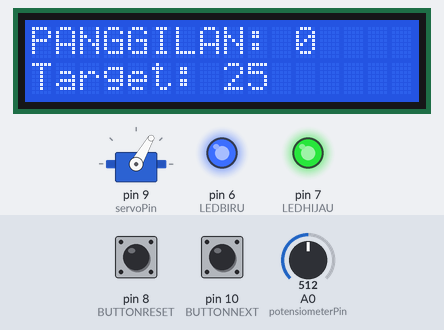
Bench run of a sketch on a simulated Arduino Uno, built with avr-gcc and run on an emulated ATmega328P. On the bench: 16×2 character LCD, servo, output pins drawn as LEDs (lit = HIGH). The test bench sets the inputs (shaded band); at power-on: pin 10 (BUTTONNEXT) HIGH, pin 8 (BUTTONRESET) HIGH, A0 (potensiometerPin) = 512.

Above: at 6.1 s.
6.2 s: pin 10 (BUTTONNEXT) pulled LOW for 3 s
At 9.5 s:
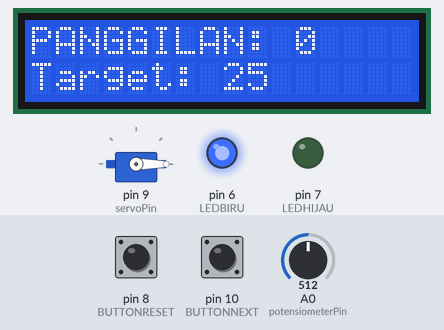
12.3 s: pin 8 (BUTTONRESET) pulled LOW for 3 s
At 13.7 s:
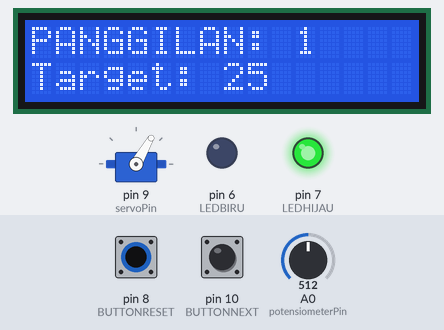
17.5 s: A0 (potensiometerPin) set to 716
At 21.9 s:
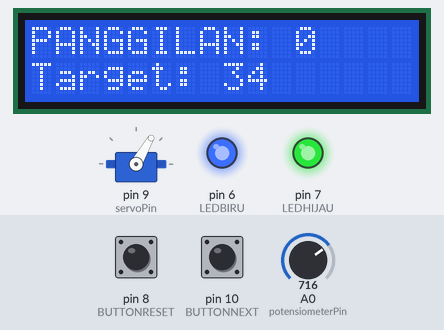
22.4 s: A0 (potensiometerPin) set to 900
At 28.9 s:
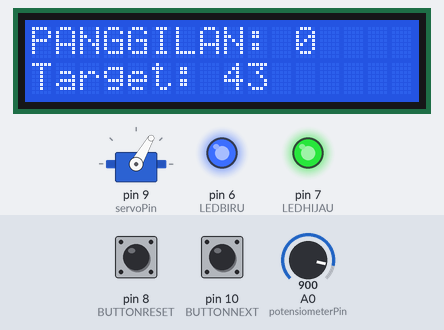
29.5 s: pin 8 (BUTTONRESET) pulled LOW for 3 s
At 33.8 s:
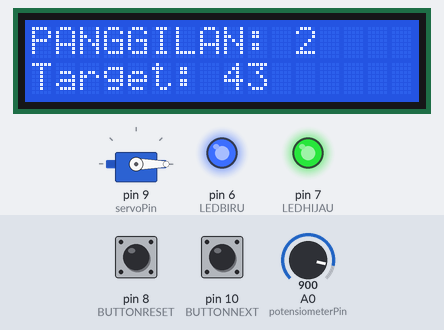
34.0 s: A0 (potensiometerPin) set to 1023
At 39.0 s:
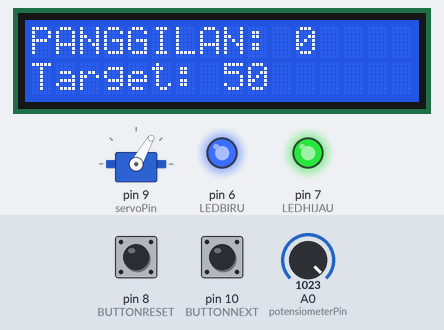
Timing chart, 0 to 40.6 s (numbered marks = the images above; inputs shaded):
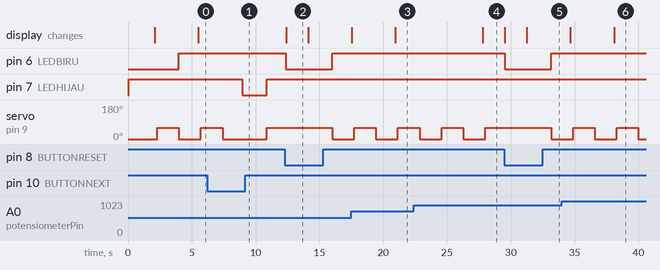

The sketch:

PPP.ino
```cpp
#include <Servo.h>
#include <LiquidCrystal_I2C.h>

// Inisialisasi: Tentukan pin LCD dan Servo
// Alamat I2C: Coba 0x27 dulu. Kalau layar mati, ganti ke 0x3F.
LiquidCrystal_I2C lcd(0x27, 16, 2);
Servo myServo;

// 2. DEFINISI PIN RANGKAIAN (Koneksi Anda)
const int LEDHIJAU     = 7;      // D7: LED Hijau (SIAP)
const int LEDBIRU     = 6;      // D6: LED Biru (PANGGILAN AKTIF)
const int BUTTONNEXT   = 10;     // D10: Tombol PANGGIL SELANJUTNYA (+1)
const int BUTTONRESET  = 8;      // D8: Tombol PANGGIL ULANG/SET ANTRIAN
const int servoPin     = 9;      // D9: Pin Sinyal Motor Servo (Indikator)
const int potensiometerPin = A0;    // A0: Pin Potensiometer (PILIH TARGET)

// 3. VARIABEL STATUS
int antrianSaatIni = 0;       // Nomor antrian yang sedang dipanggil
int antrianTarget = 0;        // Nomor antrian yang dipilih oleh Potensiometer
const int antrianMaks = 50;   // Maksimal Nomor Antrian
int servoPosisiSiap = 0;      // Posisi Servo saat SIAP/STANDBY
int servoPosisiPanggil = 60;  // Posisi Servo saat dipanggil
const int durasiPanggil = 1500; // Durasi LED Hijau menyala (1.5 detik)

void setup() {

  // A. Pin Mode: Input atau Output
  pinMode(LEDHIJAU, OUTPUT);
  pinMode(LEDBIRU, OUTPUT);
  // INPUT_PULLUP: Tombol terhubung ke GND. Saat ditekan, terbaca LOW.
  pinMode(BUTTONNEXT, INPUT_PULLUP);
  pinMode(BUTTONRESET, INPUT_PULLUP);

  // B. Inisialisasi LCD dan Servo
  lcd.init();
  lcd.backlight();
  myServo.attach(servoPin);
  myServo.write(servoPosisiSiap); // Servo ke posisi STANDBY (0 derajat)

  // C. Status Awal
  digitalWrite(LEDBIRU, LOW);
  digitalWrite(LEDHIJAU, HIGH); // LED Hijau menyala: SISTEM SIAP

  lcd.setCursor(0, 0);
  lcd.print("SISTEM ANTRIAN");
  lcd.setCursor(0, 1);
  lcd.print("Antrian: 00");

  delay(2000);
  lcd.clear();

}

void loop() {
  // put your main code here, to run repeatedly:
  // 1. BACA INPUT POTENSIOMETER (Untuk memilih nomor antrian TARGET)
  int potensiometerValue = analogRead(potensiometerPin);
  antrianTarget = map(potensiometerValue, 0, 1023, 0, antrianMaks);

  // Serial.println(potensiometerValue);
   // 2. KONTROL TOMBOL PANGGIL SELANJUTNYA (+1)
  // int b = digitalRead(BUTTONNEXT);
  // Serial.println(b);
  if (digitalRead(BUTTONNEXT) == HIGH) { //KIE MIKI LOW
    // Tombol D10 ditekan
    delay(200); // Tunggu sebentar (Debounce) agar tidak naik terlalu cepat

    // Pastikan tidak melebihi batas maksimal antrian
    if (antrianSaatIni < antrianMaks) {
        antrianSaatIni++; // Nomor antrian naik 1
        digitalWrite(LEDHIJAU, HIGH);
        myServo.write(servoPosisiPanggil);
        delay(durasiPanggil);
    }
  }else{
      digitalWrite(LEDHIJAU, LOW);
      myServo.write(servoPosisiSiap);
    }
// 3. KONTROL TOMBOL PANGGIL ULANG/SET (RESET)
  if (digitalRead(BUTTONRESET) == HIGH) {
    // Tombol D8 ditekan
    delay(200); // Debounce
    digitalWrite(LEDBIRU, HIGH);
    myServo.write(servoPosisiSiap);
    antrianSaatIni = 0;
    delay(durasiPanggil);

    // Logika Ganda:
    // Jika Antrian Saat Ini = 0, atur ke Antrian TARGET Potensiometer.
    // Jika Antrian Saat Ini > 0, panggil ulang nomor saat ini.
  }else{
    digitalWrite(LEDBIRU, LOW);
  }


  // 4. TAMPILAN LCD

  // Baris 1: Nomor Panggilan
  lcd.setCursor(0, 0);
  lcd.print("PANGGILAN: ");
  // Tampilkan antrian dengan 2 digit (misal: 05, 12)
  lcd.print(antrianSaatIni);

  // Baris 2: Nomor Target dan Status
  lcd.setCursor(0, 1);
  lcd.print("Target: ");
  lcd.print(antrianTarget);
  lcd.print("  ");


}
```

Measured:
- after the input at 6.2 s, pin 7 (LEDHIJAU): HIGH → LOW after 2.7 s, → HIGH 1.9 s later
- after the input at 12.3 s, pin 6 (LEDBIRU): HIGH → LOW after 0.06 s, → HIGH 3.6 s later; the display: changes after 0.09 s (image 2)
- after the input at 17.5 s, the display: first differs from a run without the input after 3.5 s (image 3)
- after the input at 22.4 s, the display: changes after 5.4 s (image 4)
- after the input at 29.5 s, pin 6 (LEDBIRU): HIGH → LOW at once, → HIGH 3.6 s later; the display: first changes at once (image 5 shows a later state)
- after the input at 34.0 s, the display: first differs from a run without the input after 4.1 s (image 6)
- by itself, servo on pin 9 (servoPin): alternates 60° for 1.7 s and 0° for 1.7 s
